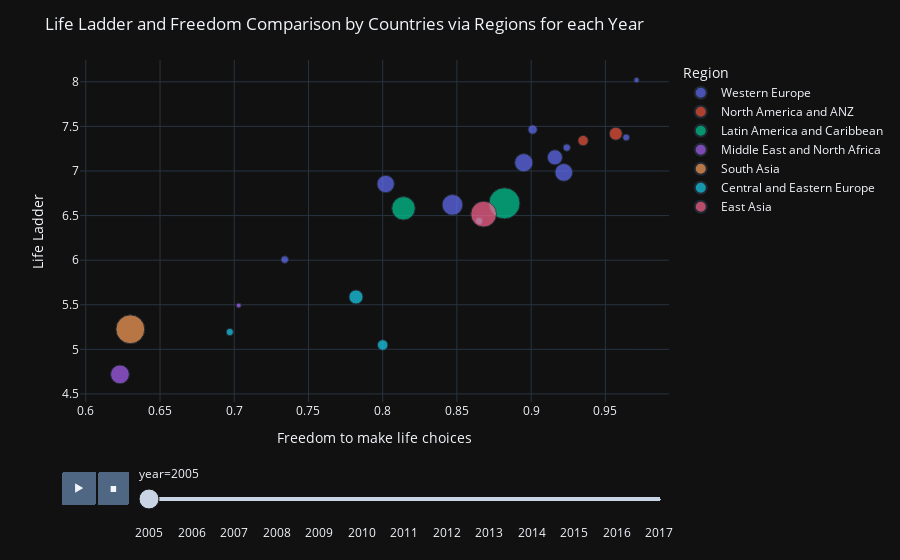

The notebook cell saved with this chart:
### Markdown cell above
<a id = "12"></a>
## Relationship Between Happiness and Freedom

### Code cell
fig = px.scatter(pop_df.sort_values("year"),
                 x = "Freedom to make life choices",
                 y = "Life Ladder",
                 animation_frame = "year",
                 animation_group = "Country name",
                 size = "Population",
                 template = "plotly_dark",
                 color = "Region",
                 hover_name = "Country name",
                 size_max = 60);

fig.update_layout(title = "Life Ladder and Freedom Comparison by Countries via Regions for each Year");
fig.show();

### Figure 1 — Plotly figure (JSON) as saved in the notebook; plotly's stock layout.template omitted (floating-point values rounded to 4 significant figures)
{"data": [{"hovertemplate": "<b>%{hovertext}</b><br><br>Region=Western Europe<br>year=2005<br>Freedom to make life choices=%{x}<br>Life Ladder=%{y}<br>Population=%{marker.size}<extra></extra>", "hovertext": ["Netherlands", "Germany", "United Kingdom", "France", "Greece", "Denmark", "Belgium", "Sweden", "Spain", "Italy"], "ids": ["Netherlands", "Germany", "United Kingdom", "France", "Greece", "Denmark", "Belgium", "Sweden", "Spain", "Italy"], "legendgroup": "Western Europe", "marker": {"color": "#636efa", "size": [16320000.0, 82470000.0, 60400000.0, 63180000.0, 10990000.0, 5419000.0, 10480000.0, 9030000.0, 43650000.0, 57970000.0], "sizemode": "area", "sizeref": 385100.0, "symbol": "circle"}, "mode": "markers", "name": "Western Europe", "orientation": "v", "showlegend": true, "type": "scatter", "x": [0.901, 0.847, 0.922, 0.895, 0.734, 0.971, 0.924, 0.964, 0.916, 0.802], "xaxis": "x", "y": [7.464, 6.62, 6.984, 7.093, 6.006, 8.019, 7.262, 7.376, 7.153, 6.854], "yaxis": "y"}, {"hovertemplate": "<b>%{hovertext}</b><br><br>Region=North America and ANZ<br>year=2005<br>Freedom to make life choices=%{x}<br>Life Ladder=%{y}<br>Population=%{marker.size}<extra></extra>", "hovertext": ["Australia", "Canada"], "ids": ["Australia", "Canada"], "legendgroup": "North America and ANZ", "marker": {"color": "#EF553B", "size": [20390000.0, 32240000.0], "sizemode": "area", "sizeref": 385100.0, "symbol": "circle"}, "mode": "markers", "name": "North America and ANZ", "orientation": "v", "showlegend": true, "type": "scatter", "x": [0.935, 0.957], "xaxis": "x", "y": [7.341, 7.418], "yaxis": "y"}, {"hovertemplate": "<b>%{hovertext}</b><br><br>Region=Latin America and Caribbean<br>year=2005<br>Freedom to make life choices=%{x}<br>Life Ladder=%{y}<br>Population=%{marker.size}<extra></extra>", "hovertext": ["Mexico", "Brazil"], "ids": ["Mexico", "Brazil"], "legendgroup": "Latin America and Caribbean", "marker": {"color": "#00cc96", "size": [106000000.0, 186100000.0], "sizemode": "area", "sizeref": 385100.0, "symbol": "circle"}, "mode": "markers", "name": "Latin America and Caribbean", "orientation": "v", "showlegend": true, "type": "scatter", "x": [0.814, 0.882], "xaxis": "x", "y": [6.581, 6.637], "yaxis": "y"}, {"hovertemplate": "<b>%{hovertext}</b><br><br>Region=Middle East and North Africa<br>year=2005<br>Freedom to make life choices=%{x}<br>Life Ladder=%{y}<br>Population=%{marker.size}<extra></extra>", "hovertext": ["Turkey", "Saudi Arabia", "Lebanon", "Jordan"], "ids": ["Turkey", "Saudi Arabia", "Lebanon", "Jordan"], "legendgroup": "Middle East and North Africa", "marker": {"color": "#ab63fa", "size": [67900000.0, 23820000.0, 4699000.0, 5766000.0], "sizemode": "area", "sizeref": 385100.0, "symbol": "circle"}, "mode": "markers", "name": "Middle East and North Africa", "orientation": "v", "showlegend": true, "type": "scatter", "x": [0.623, null, 0.703, null], "xaxis": "x", "y": [4.719, 7.08, 5.491, 6.295], "yaxis": "y"}, {"hovertemplate": "<b>%{hovertext}</b><br><br>Region=South Asia<br>year=2005<br>Freedom to make life choices=%{x}<br>Life Ladder=%{y}<br>Population=%{marker.size}<extra></extra>", "hovertext": ["Pakistan"], "ids": ["Pakistan"], "legendgroup": "South Asia", "marker": {"color": "#FFA15A", "size": [160300000.0], "sizemode": "area", "sizeref": 385100.0, "symbol": "circle"}, "mode": "markers", "name": "South Asia", "orientation": "v", "showlegend": true, "type": "scatter", "x": [0.63], "xaxis": "x", "y": [5.225], "yaxis": "y"}, {"hovertemplate": "<b>%{hovertext}</b><br><br>Region=Central and Eastern Europe<br>year=2005<br>Freedom to make life choices=%{x}<br>Life Ladder=%{y}<br>Population=%{marker.size}<extra></extra>", "hovertext": ["Poland", "Romania", "Czech Republic", "Hungary"], "ids": ["Poland", "Romania", "Czech Republic", "Hungary"], "legendgroup": "Central and Eastern Europe", "marker": {"color": "#19d3f3", "size": [38170000.0, 21320000.0, 10210000.0, 10090000.0], "sizemode": "area", "sizeref": 385100.0, "symbol": "circle"}, "mode": "markers", "name": "Central and Eastern Europe", "orientation": "v", "showlegend": true, "type": "scatter", "x": [0.782, 0.8, 0.865, 0.697], "xaxis": "x", "y": [5.587, 5.049, 6.439, 5.194], "yaxis": "y"}, {"hovertemplate": "<b>%{hovertext}</b><br><br>Region=East Asia<br>year=2005<br>Freedom to make life choices=%{x}<br>Life Ladder=%{y}<br>Population=%{marker.size}<extra></extra>", "hovertext": ["Japan"], "ids": ["Japan"], "legendgroup": "East Asia", "marker": {"color": "#FF6692", "size": [127800000.0], "sizemode": "area", "sizeref": 385100.0, "symbol": "circle"}, "mode": "markers", "name": "East Asia", "orientation": "v", "showlegend": true, "type": "scatter", "x": [0.868], "xaxis": "x", "y": [6.516], "yaxis": "y"}], "layout": {"legend": {"itemsizing": "constant", "title": {"text": "Region"}, "tracegroupgap": 0}, "margin": {"t": 60}, "sliders": [{"active": 0, "currentvalue": {"prefix": "year="}, "len": 0.9, "pad": {"b": 10, "t": 60}, "steps": [{"args": [["2005"], {"frame": {"duration": 0, "redraw": false}, "fromcurrent": true, "mode": "immediate", "transition": {"duration": 0, "easing": "linear"}}], "label": "2005", "method": "animate"}, {"args": [["2006"], {"frame": {"duration": 0, "redraw": false}, "fromcurrent": true, "mode": "immediate", "transition": {"duration": 0, "easing": "linear"}}], "label": "2006", "method": "animate"}, {"args": [["2007"], {"frame": {"duration": 0, "redraw": false}, "fromcurrent": true, "mode": "immediate", "transition": {"duration": 0, "easing": "linear"}}], "label": "2007", "method": "animate"}, {"args": [["2008"], {"frame": {"duration": 0, "redraw": false}, "fromcurrent": true, "mode": "immediate", "transition": {"duration": 0, "easing": "linear"}}], "label": "2008", "method": "animate"}, {"args": [["2009"], {"frame": {"duration": 0, "redraw": false}, "fromcurrent": true, "mode": "immediate", "transition": {"duration": 0, "easing": "linear"}}], "label": "2009", "method": "animate"}, {"args": [["2010"], {"frame": {"duration": 0, "redraw": false}, "fromcurrent": true, "mode": "immediate", "transition": {"duration": 0, "easing": "linear"}}], "label": "2010", "method": "animate"}, {"args": [["2011"], {"frame": {"duration": 0, "redraw": false}, "fromcurrent": true, "mode": "immediate", "transition": {"duration": 0, "easing": "linear"}}], "label": "2011", "method": "animate"}, {"args": [["2012"], {"frame": {"duration": 0, "redraw": false}, "fromcurrent": true, "mode": "immediate", "transition": {"duration": 0, "easing": "linear"}}], "label": "2012", "method": "animate"}, {"args": [["2013"], {"frame": {"duration": 0, "redraw": false}, "fromcurrent": true, "mode": "immediate", "transition": {"duration": 0, "easing": "linear"}}], "label": "2013", "method": "animate"}, {"args": [["2014"], {"frame": {"duration": 0, "redraw": false}, "fromcurrent": true, "mode": "immediate", "transition": {"duration": 0, "easing": "linear"}}], "label": "2014", "method": "animate"}, {"args": [["2015"], {"frame": {"duration": 0, "redraw": false}, "fromcurrent": true, "mode": "immediate", "transition": {"duration": 0, "easing": "linear"}}], "label": "2015", "method": "animate"}, {"args": [["2016"], {"frame": {"duration": 0, "redraw": false}, "fromcurrent": true, "mode": "immediate", "transition": {"duration": 0, "easing": "linear"}}], "label": "2016", "method": "animate"}, {"args": [["2017"], {"frame": {"duration": 0, "redraw": false}, "fromcurrent": true, "mode": "immediate", "transition": {"duration": 0, "easing": "linear"}}], "label": "2017", "method": "animate"}], "x": 0.1, "xanchor": "left", "y": 0, "yanchor": "top"}], "title": {"text": "Life Ladder and Freedom Comparison by Countries via Regions for each Year"}, "updatemenus": [{"buttons": [{"args": [null, {"frame": {"duration": 500, "redraw": false}, "fromcurrent": true, "mode": "immediate", "transition": {"duration": 500, "easing": "linear"}}], "label": "&#9654;", "method": "animate"}, {"args": [[null], {"frame": {"duration": 0, "redraw": false}, "fromcurrent": true, "mode": "immediate", "transition": {"duration": 0, "easing": "linear"}}], "label": "&#9724;", "method": "animate"}], "direction": "left", "pad": {"r": 10, "t": 70}, "showactive": false, "type": "buttons", "x": 0.1, "xanchor": "right", "y": 0, "yanchor": "top"}], "xaxis": {"anchor": "y", "domain": [0.0, 1.0], "title": {"text": "Freedom to make life choices"}}, "yaxis": {"anchor": "x", "domain": [0.0, 1.0], "title": {"text": "Life Ladder"}}}}
